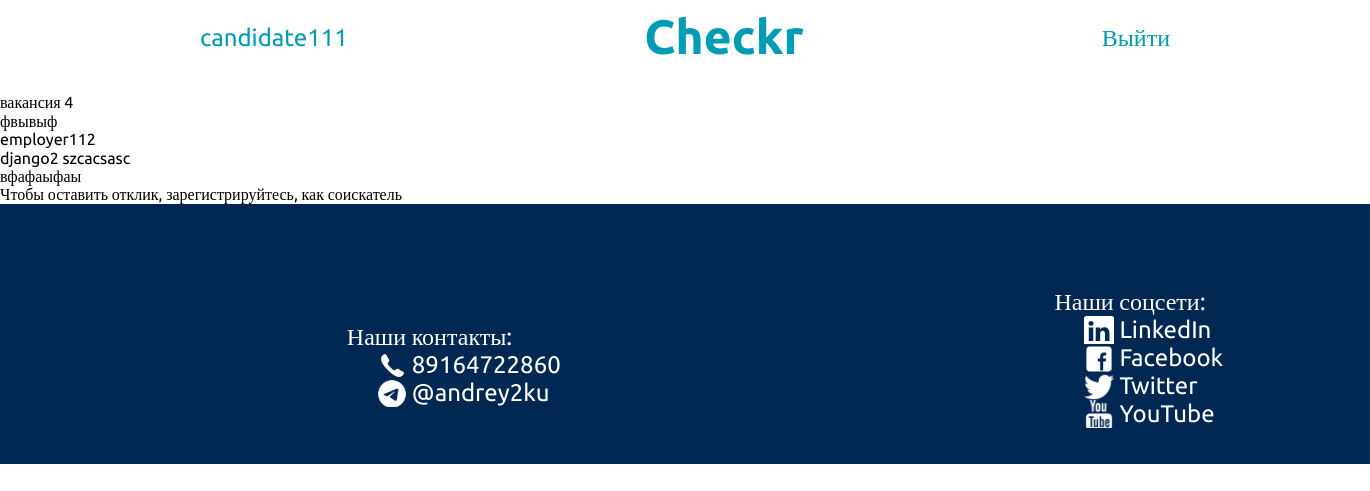
/vacancy_view/7/0 (signed in), run on the app's committed database.
### my_hh_app/models.py (models this page shows, shortened)
class Vacancies(models.Model):
    title = models.CharField("Title", max_length=200)
    location = models.CharField("Location", max_length=200)
    salary = models.CharField("salary", max_length=200)
    skills = models.ManyToManyField(Skills)
    author = models.ForeignKey(User, on_delete=models.SET_NULL, null=True)
    company_name = models.ForeignKey(Companies, on_delete=models.SET_NULL, null=True)
    description = models.TextField("description", default="")

class Companies(models.Model):
    company_name = models.CharField("company_name", max_length=200)
    author = models.ForeignKey(User, on_delete=models.SET_NULL, default="", null=True)
    foundation_data = models.DateField("foundation_data", default=datetime.datetime.now(), null=True)
    industry = models.CharField("industry", max_length=200, default="", null=True)
    strategy_description = models.TextField("Strategy_description", default="", null=True)
    def __str__(self):
        return self.company_name

class Skills(models.Model):
    skill = models.CharField("skill", max_length=200)
    is_checked = models.BooleanField("is_checked", default="False")
    def __str__(self):
        return self.skill

### my_hh_app/views.py (the view, shortened to what this page needs)
# urls.py: path("vacancy_view/<int:id>/<int:is_own>", views.vacancy_view)
@login_required
def vacancy_view(request, id, is_own):
    cure_user = request.user
    cure_user_status = UserStatus.objects.get(user=cure_user).status
    vacancy = Vacancies.objects.get(id=id)
    if cure_user_status == "candidate":
        resume = Resume.objects.filter(author=cure_user)
        form = ResponsesForm(cure_user)
        context = {
            "vacancy": vacancy,
            "form": form,
        }
        return render(request, "my_hh_app/vacancy_view.html", context)

### my_hh_app/models.py (called while the page is built)
    def __str__(self):
        return self.spec

### my_hh_app/templates/my_hh_app/vacancy_view.html (shortened to what this page needs)
<!DOCTYPE html>
<html lang="en">
<head>
</head>
<body>
{% extends 'my_hh_app/vacancy_view_base.html' %}
{% block vacancy_view_content %}
{% if status == "candidate" %}
<form method="post">
    {% csrf_token %}
    {{form.cover_letter}}
    {{form.resumes}}
    <button> Оставить отклик</button>
</form>
{% else %}
Чтобы оставить отклик, зарегистрируйтесь, как соискатель
{% endif %}
{% endblock %}

### my_hh_app/templates/my_hh_app/vacancy_view_base.html (shortened to what this page needs)
<!DOCTYPE html>
<html lang="en">
<head>
</head>
<body>
{% extends 'my_hh_app/base.html' %}
{% block content %}
<br>
{{vacancy.title}}<br>
{{vacancy.location}}<br>
{{vacancy.company_name}}<br>
{% for skill in vacancy.skills.all%}
{{skill}}
{% endfor %}<br>
{{vacancy.salary}}<br>
{% block vacancy_view_content %}
{% endblock %}
{% endblock %}

### my_hh_app/templates/my_hh_app/base.html (shortened to what this page needs)
<head>
  {% load static %}
  <link rel="stylesheet" href="{% static 'my_hh_app/css/normalize.min.css' %}">
  <link rel="stylesheet" href="{% static 'my_hh_app/css/style.css' %}">
</head>
{% load static %}
<header>
    <nav class="header__nav">
        {% if request.user.is_authenticated == False %}
      <a class="header__link" href="http://127.0.0.1:8000/accounts/login">Вы пока не авторизовались :( </a>
      <a class="logo" href="http://127.0.0.1:8000/" ><img src="{% static 'my_hh_app/images/Checkr.svg' %}"></a>
      <a class="header__link" href="http://127.0.0.1:8000/accounts/login"> Войти</a>
        {% else %}
        <a class="header__link" href="http://127.0.0.1:8000/lk">{{request.user}} </a>
      <a class="logo" href="http://127.0.0.1:8000/" ><img src="{% static 'my_hh_app/images/Checkr.svg' %}"></a>
      <a class="header__link" href="http://127.0.0.1:8000/exit"> Выйти</a>
        {% endif %}
    </nav>
  </header>
{% block content %}
{%endblock%}
<footer class="footer">
    <ul class="our__contacts_ul">Наши контакты:
      <li class="our__phone">89164722860</li>
      <li class="our__tg">@andrey2ku</li>
    </ul>
    <ul class="our__links"> Наши соцсети:
      <li class="is-linkedin"><a class="our__links__link"href="#" title="LinkedIn" target="_blank"
          rel="noopener noreferrer"><span>LinkedIn</span></a></li>
      <li class="is-facebook"><a class="our__links__link" href="#" title="Facebook" target="_blank"
          rel="noopener noreferrer"> <span>Facebook</span></a></li>
      <li class="is-twitter"><a class="our__links__link" href="#" title="Twitter" target="_blank"
          rel="noopener noreferrer"> <span>Twitter</span></a></li>
      <li class="is-youtube"><a class="our__links__link" href="#" title="YouTube"
          target="_blank" rel="noopener noreferrer"> <span>YouTube</span></a></li>
    </ul>
  </footer>

### my_hh_app/static/my_hh_app/css/style.css (style rules this page uses)
body { margin-top: 0; font-family: 'Ubuntu'; }
header { padding-left: 200px; padding-right: 200px; }
.header__nav { height: 75px; max-width: 1500px; width: 100%; margin: 0 auto; display: flex; justify-content: space-between; align-items: center; }
.header__link { text-decoration: none; font-size: 24px; font-weight: 400; color: #009BB5; }
.footer { display: flex; justify-content: space-around; position: relative; margin: 0 auto; width: 100%; padding-left: 80px; padding-right: 80px; max-width: 1500px; height: 260px; background-color: #002853; }
.our__contacts_ul { padding-top: 95px; font-family: 'Ubuntu'; font-style: normal; font-weight: 400; font-size: 24px; line-height: 28px; color: #FFFFFF; list-style-type: none; }
.our__phone { margin-left: 30px; padding-left:35px ; background: url("../images/telephone.svg") no-repeat; }
.our__tg { margin-left: 30px; padding-left:35px ; background: url("../images/tg.svg") no-repeat; }
.our__links { padding-top: 60px; font-family: 'Ubuntu'; font-style: normal; font-weight: 400; font-size: 24px; line-height: 28px; color: #FFFFFF; list-style-type: none; }
.our__links__link { text-decoration: none; font-family: 'Ubuntu'; font-style: normal; font-weight: 400; font-size: 24px; line-height: 28px; color: #FFFFFF; }
.is-linkedin { background: url("../images/linkedin.svg") no-repeat; margin-left: 30px; padding-left:35px }
.is-facebook { background: url("../images/facebook.svg") no-repeat; margin-left: 30px; padding-left:35px }
.is-twitter { background: url("../images/twitter.svg") no-repeat; margin-left: 30px; padding-left:35px }
.is-youtube { background: url("../images/youtube.svg") no-repeat; margin-left: 30px; padding-left:35px }

### data on the page
Vacancies: title "вакансия 4", location "фвывыф", company_name "employer112", salary "вфафаыфаы"
Skills: skill "django2"
Skills: skill "szcacsasc"

### other printed values
{{ request.user }} "candidate111"
